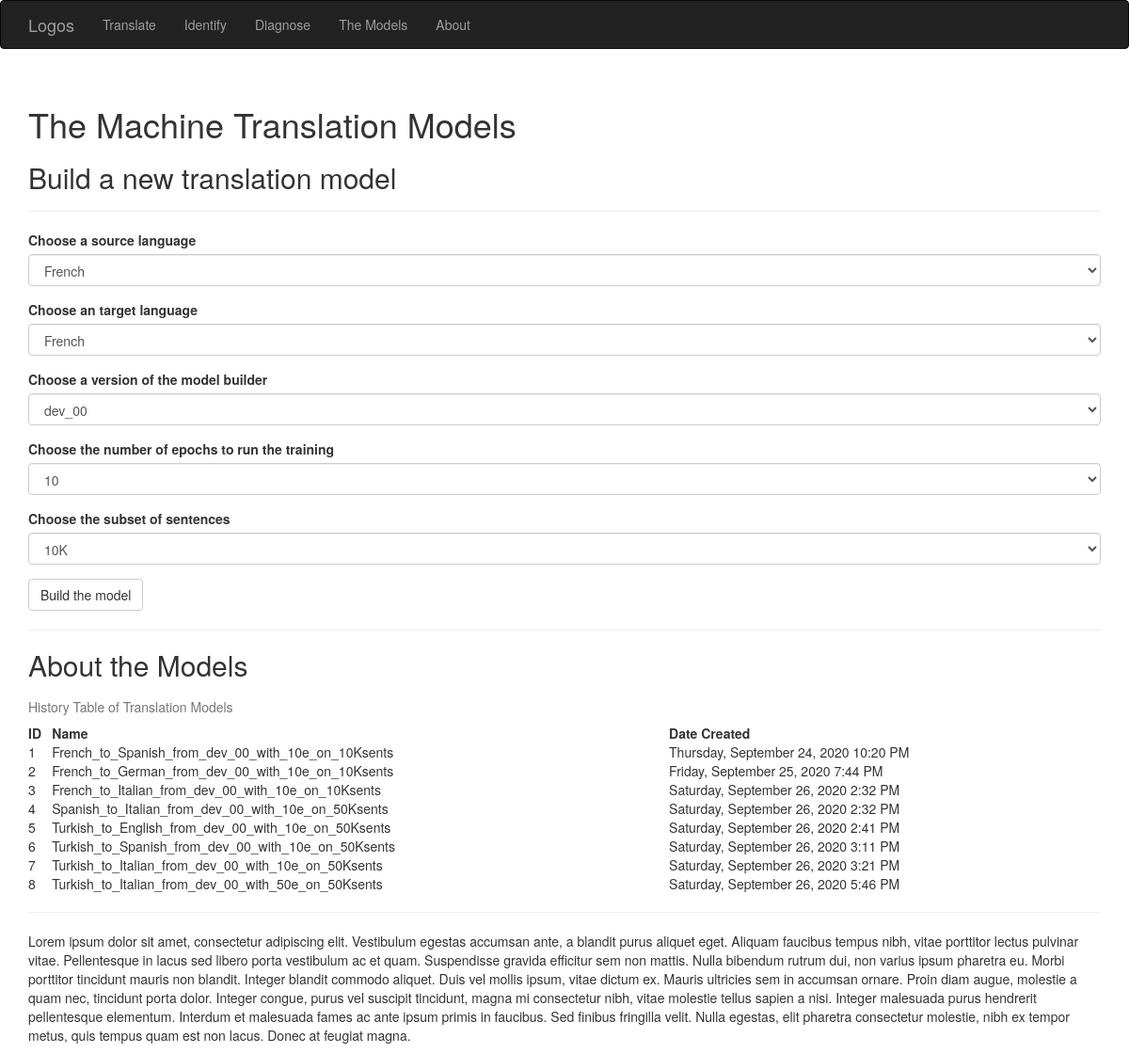
The page /themodels on the database as committed earlier.
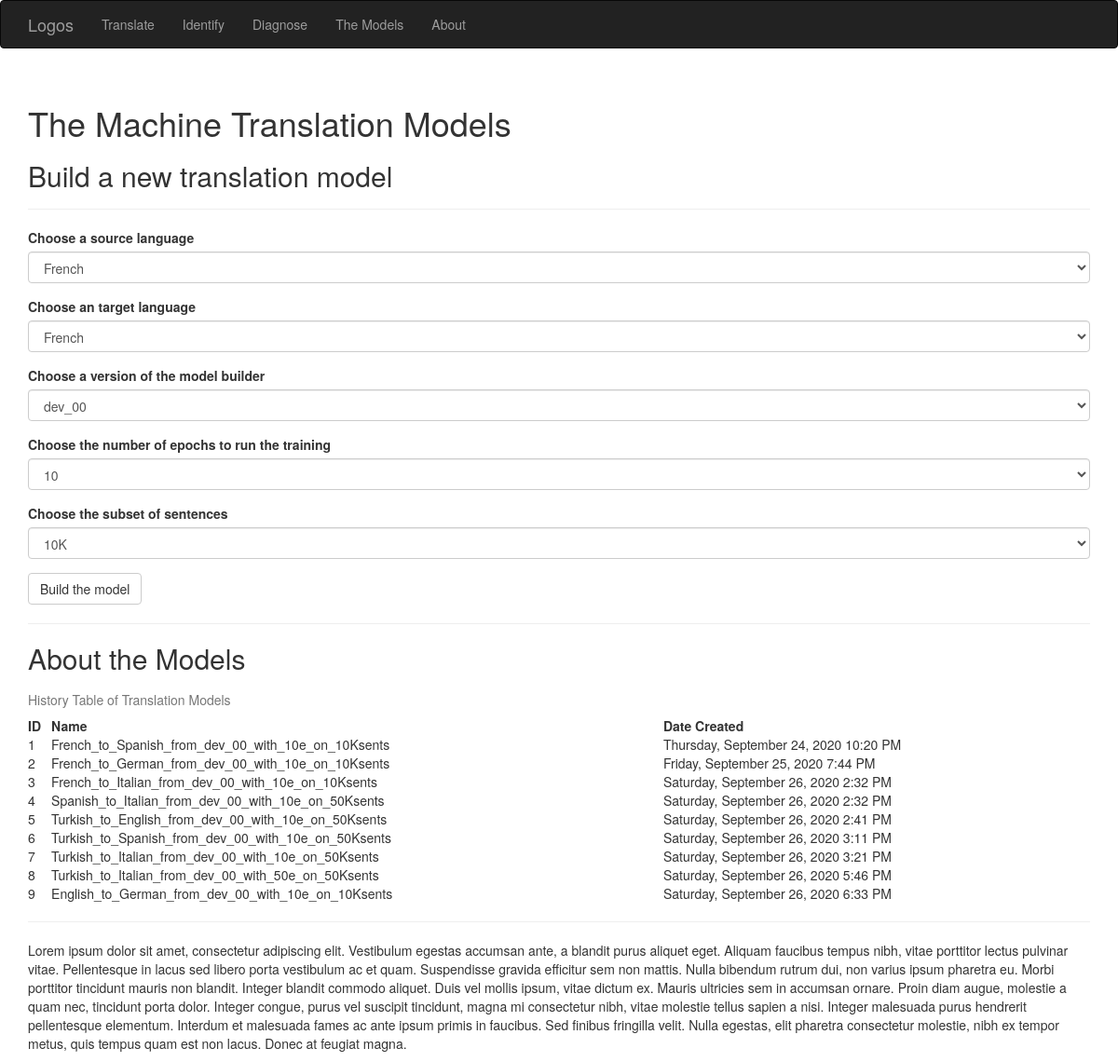
The same page on the database as committed later.
### app/models.py (models this page shows, shortened)
class TranslationModel(db.Model):
    __tablename__ = 'translation_models'
    id = db.Column(db.Integer, primary_key=True)
    date = db.Column(db.DateTime())
    name = db.Column(db.String(64), unique=True)
    source_lang_id = db.Column(db.Integer, db.ForeignKey('languages.id'))
    target_lang_id = db.Column(db.Integer, db.ForeignKey('languages.id'))
    translations = db.relationship('Translation', foreign_keys=[Translation.model_id], lazy='dynamic')
    training_id = db.Column(db.Integer, db.ForeignKey('training_sets.id'))
    build_id = db.Column(db.Integer, db.ForeignKey('build_versions.id'))

### app/main/views.py (the view, shortened to what this page needs)
@main.route('/themodels', methods=['GET', 'POST'])
def themodels():
    table_of_model_history = [[model.id, model.date, model.name] for model in TranslationModel.query.all()]
    form = BuildModelForm()
    form.form_selection_input_lang.choices = [f'{lang.en_name}' for lang in Language.query.filter_by(is_source_lang=True).all()]
    form.form_selection_output_lang.choices = [f'{lang.en_name}' for lang in Language.query.filter_by(is_target_lang=True).all()]
    form.form_selection_build_version.choices = [f'{build.version_num}' for build in BuildVersion.query.all()]
    form.form_selection_number_of_epochs.choices = [f'{epoch.number_of_epochs}' for epoch in Epoch.query.all()]
    form.form_selection_number_of_sentences.choices = [f'{subset.display_string_of_number}' for subset in Subset.query.all()]
    if 'input_lang' in session:
        form.form_selection_input_lang.data = session['input_lang']
    if 'output_lang' in session:
        form.form_selection_output_lang.data= session['output_lang']
    if 'build_version' in session:
        form.form_selection_build_version.data= session['build_version']
    if 'epochs' in session:
        form.form_selection_number_of_epochs.data= session['epochs']
    if 'subset' in session:
        form.form_selection_number_of_sentences.data= session['subset']
    return render_template('themodels.html',
                            form=form,
                            form_selection_input_lang=session.get('input_lang'),
                            form_selection_output_lang=session.get('output_lang'),
                            form_selection_build_version=session.get('build_version'),
                            form_selection_number_of_epochs=session.get('epochs'),
                            form_selection_number_of_sentences=session.get('subset'),
                            table_of_model_history=table_of_model_history,
                            current_time=datetime.utcnow())

### app/main/forms.py
class BuildModelForm(FlaskForm):
    form_selection_input_lang = SelectField('Choose a source language', validators=[DataRequired()])
    form_selection_output_lang = SelectField('Choose an target language', validators=[DataRequired()])
    form_selection_build_version = SelectField('Choose a version of the model builder', validators=[DataRequired()])
    form_selection_number_of_epochs = SelectField('Choose the number of epochs to run the training', validators=[DataRequired()])
    form_selection_number_of_sentences = SelectField('Choose the subset of sentences', validators=[DataRequired()])
    submit = SubmitField('Build the model')

### app/templates/themodels.html (shortened to what this page needs)
{% extends "base.html" %}
{% import "bootstrap/wtf.html" as wtf %}
{% block head %}
{{ super() }}
{% endblock %}
{% block page_content %}
<div class="page-header">
    <h1>The Machine Translation Models</h1>
    <h2>Build a new translation model</h2>
</div>
{{ wtf.quick_form(form) }}
<hr/>
<div class="page=header">
    <h2>About the Models</h2>
    <table style="width:100%">
        <caption>History Table of Translation Models</caption>
        <tr>
          <th>ID</th>
          <th>Name</th>
          <th>Date Created</th>
        </tr>
        {% for model in table_of_model_history %}
        <tr>
          <td>{{ model[0] }}</td>
          <td>{{ model[2] }}</td>
          <td>{{ moment(model[1]).format('LLLL')  }}</td>
        </tr>
        {% endfor %}
    </table>
    <hr/>
    <p>Lorem ipsum dolor sit amet, consectetur adipiscing elit. Vestibulum egestas accumsan ante, a blandit purus aliquet eget. Aliquam faucibus tempus nibh, vitae porttitor lectus pulvinar vitae. Pellentesque in lacus sed libero porta vestibulum ac et quam. Suspendisse gravida efficitur sem non mattis. Nulla bibendum rutrum dui, non varius ipsum pharetra eu. Morbi porttitor tincidunt mauris non blandit. Integer blandit commodo aliquet. Duis vel mollis ipsum, vitae dictum ex. Mauris ultricies sem in accumsan ornare. Proin diam augue, molestie a quam nec, tincidunt porta dolor. Integer congue, purus vel suscipit tincidunt, magna mi consectetur nibh, vitae molestie tellus sapien a nisi. Integer malesuada purus hendrerit pellentesque elementum. Interdum et malesuada fames ac ante ipsum primis in faucibus. Sed finibus fringilla velit. Nulla egestas, elit pharetra consectetur molestie, nibh ex tempor metus, quis tempus quam est non lacus. Donec at feugiat magna.</p>
</div>
{% endblock %}

### app/templates/base.html (shortened to what this page needs)
{% extends "bootstrap/base.html" %}
{% block head %}
{{ super() }}
{% endblock %}
{% block navbar %}
<div class="navbar navbar-inverse" role="navigation">
    <div class="container">
        <div class="navbar-header">
            <a class="navbar-brand" href="{{ url_for('main.index') }}">Logos</a>
        </div>
        <div class="navbar-collapse collapse">
            <ul class="nav navbar-nav">
                <li><a href="{{ url_for('main.index') }}">Translate</a></li>
            </ul>
            <ul class="nav navbar-nav">
                <li><a href="{{ url_for('main.identify') }}">Identify</a></li>
            </ul>
            <ul class="nav navbar-nav">
                <li><a href="{{ url_for('main.diagnose') }}">Diagnose</a></li>
            </ul>
            <ul class="nav navbar-nav">
                <li><a href="{{ url_for('main.themodels') }}">The Models</a></li>
            </ul>
            <ul class="nav navbar-nav">
                <li><a href="{{ url_for('main.about') }}">About</a></li>
            </ul>
        </div>
    </div>
</div>
{% endblock %}
{% block content %}
<div class="container">
    {% block page_content %}{% endblock %}
</div>
{% endblock %}

Rows that differ between the two databases and show on the page:
added TranslationModel: id "9", name "English_to_German_from_dev_00_with_10e_on_10Ksents", date "Saturday, September 26, 2020 6:33 PM"
